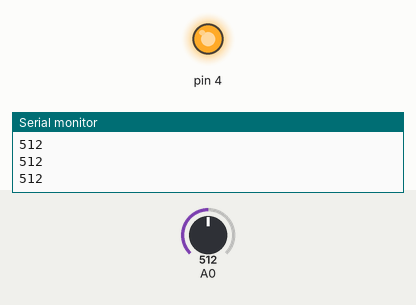
Recording of a sketch running on a simulated Arduino Uno, built with avr-gcc and run on an emulated ATmega328P. Shown: output pins drawn as LEDs (lit = HIGH), the last lines printed to the serial monitor. The inputs (shaded band) are chosen by the test bench; at power-on: A0 = 512.

Above: at 1.3 s.
1.4 s: A0 set to 689
2.9 s: A0 set to 717
At 3.9 s:
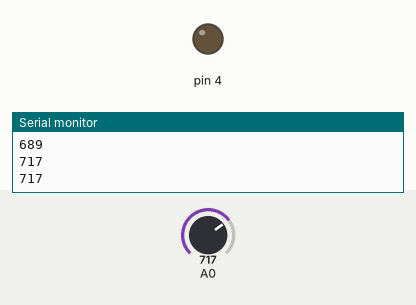
4.5 s: A0 set to 690
At 5.1 s:
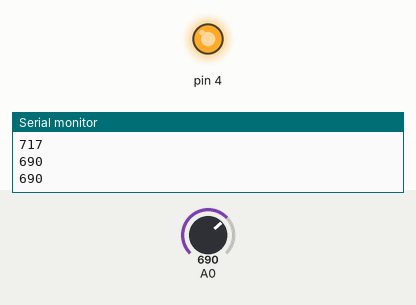
6.0 s: A0 set to 710
At 6.3 s:
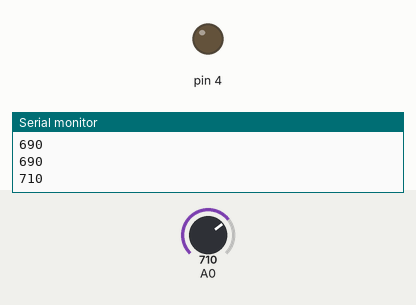
Timing chart, 0 to 8.5 s (numbered marks = the images above; inputs shaded):
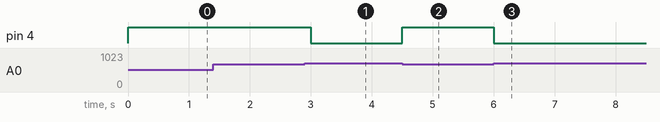

Measured:
- the behaviour switches between 700 and 701 on A0 (found by bisection; images 0 and 1)
- after the input at 2.9 s, pin 4: HIGH → LOW after 0.10 s
- after the input at 4.5 s, pin 4: LOW → HIGH at once
- after the input at 6.0 s, pin 4: HIGH → LOW at once

The sketch:

humidity.ino
```cpp
void setup() {
pinMode(A0,INPUT);
pinMode(4,OUTPUT);
digitalWrite(4,LOW);
Serial.begin(9600);
}

void loop() {
int x=analogRead(A0);
Serial.println(x);
if(x<=700)
{
digitalWrite(4,HIGH);
delay(500);
}
else
{
digitalWrite(4,LOW);
delay(500);
}
}
```
